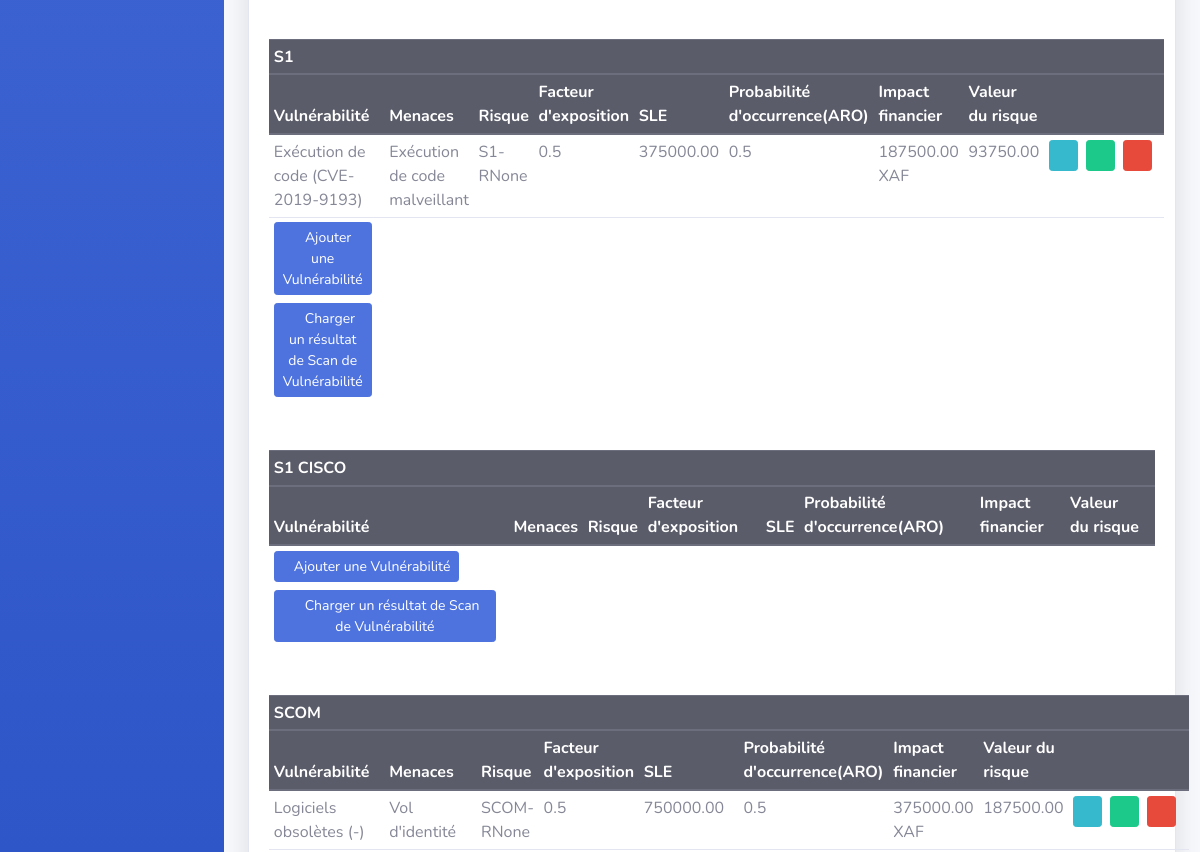
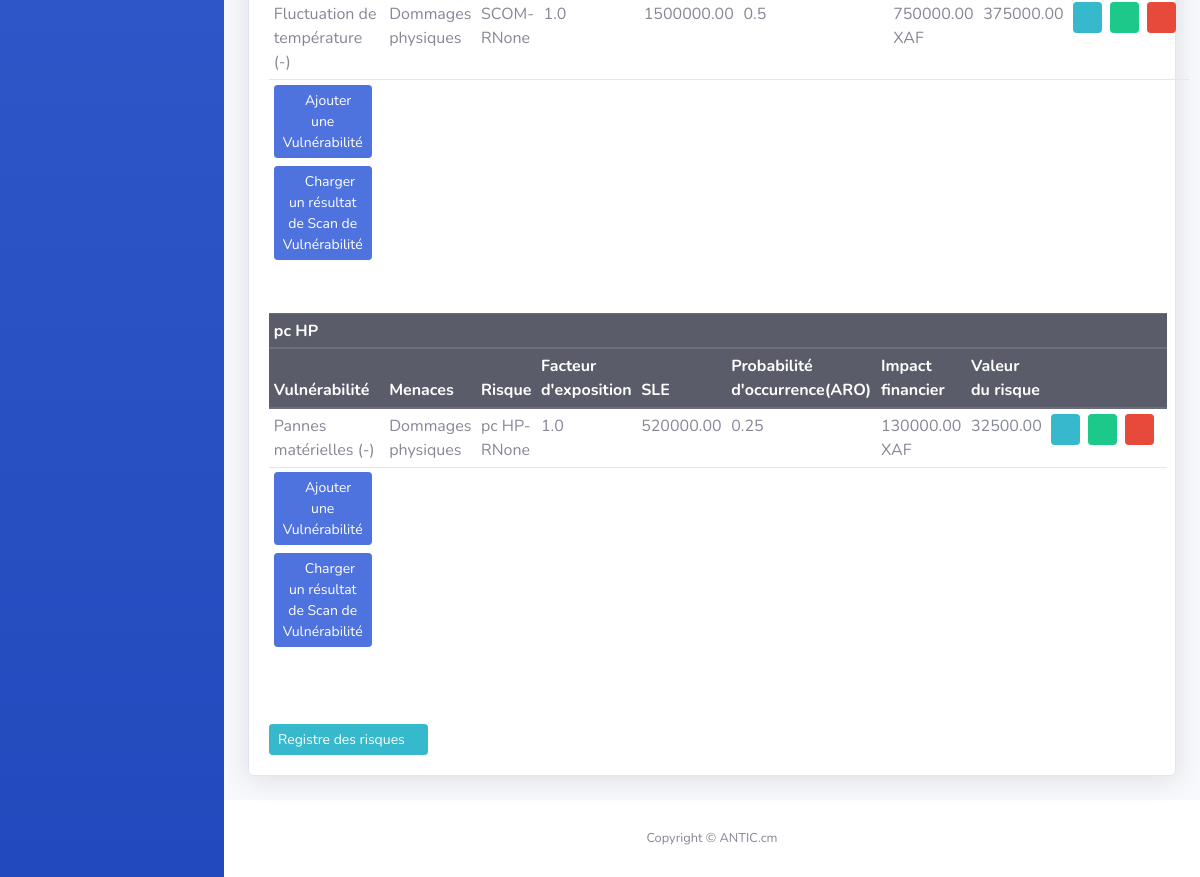
Page /vulnerabilite (lower part) on the earlier database version (2 pictures, top to bottom).
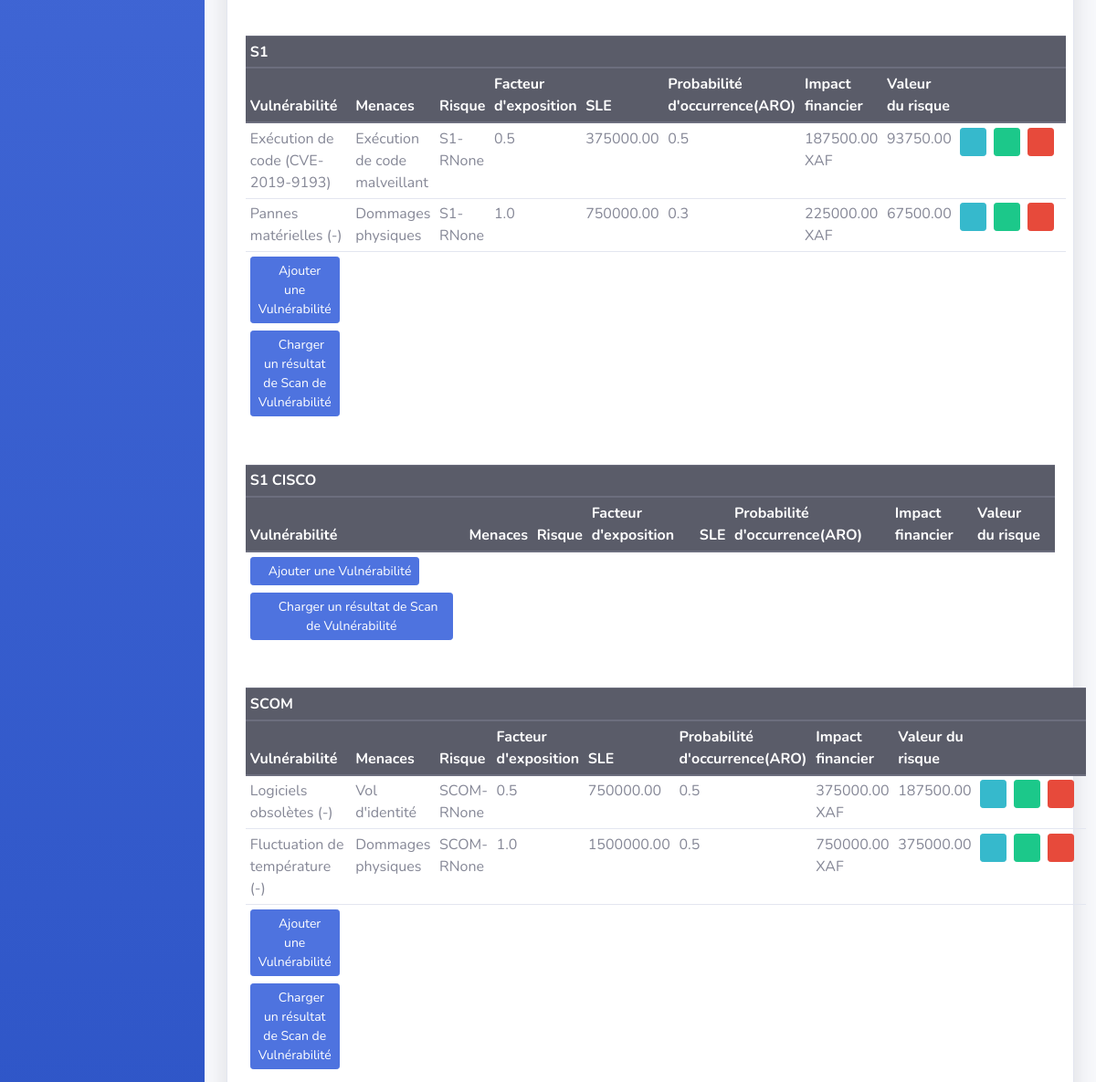
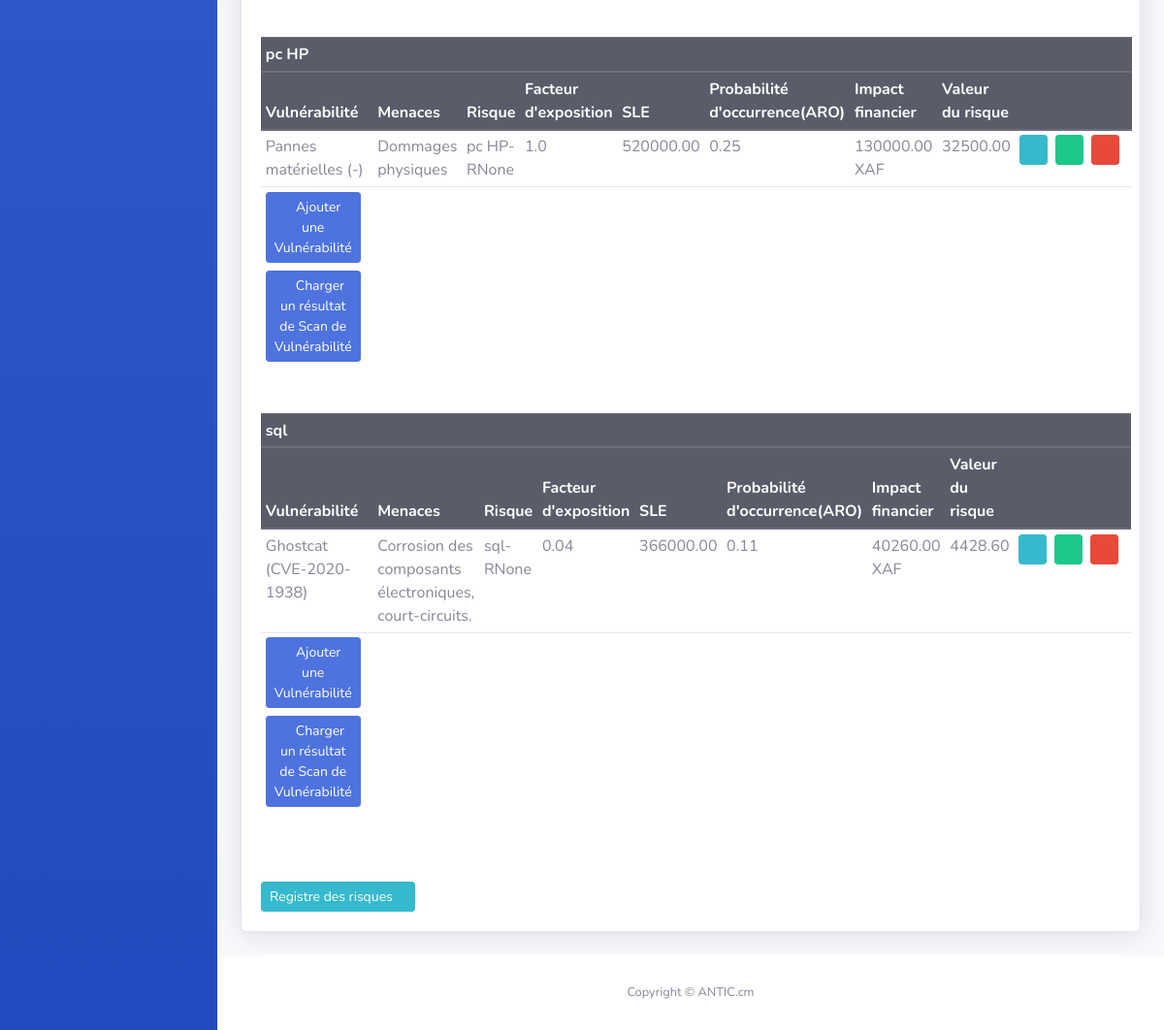
Same page on the later database version (2 pictures, top to bottom).
### analyse_risques/models.py (models this page shows, shortened)
class Asset(models.Model):
    class Meta:
        verbose_name = "Actif"
    CRITICITE_CHOICES = [
        ('1', '1'),
        ('2', '2'),
        ('3', '3'),
        ('4', '4'),
        ('5', '5'),
    ]
    type_actif = models.ForeignKey(TypeActif, on_delete=models.CASCADE)
    nom_actif = models.CharField(max_length=200)
    description = models.CharField(max_length=200)
    valeur_unitaire_actif = models.IntegerField()
    cout_installation = models.IntegerField()
    cout_entretien = models.IntegerField()
    va = models.IntegerField(editable=False)  # Empêche l'édition manuelle de ce champ dans l'admin
    valeur_indisponibilite = models.IntegerField()
    criticite = models.CharField(max_length=1, choices=CRITICITE_CHOICES)  # Nouveau champ pour la criticité
    def __str__(self):
        return f"{self.nom_actif}"

class EvaluationRisque(models.Model):
    actif = models.ForeignKey(Asset, on_delete=models.CASCADE)
    menaces = models.ForeignKey(Menace, null=True, blank=True, on_delete=models.CASCADE)
    vulnerabilite = models.ForeignKey(Vunlerabilite, on_delete=models.CASCADE)
    id = models.AutoField(primary_key=True)
    risque = models.CharField(max_length=100, blank=True, editable=False)
    valeur_risque = models.IntegerField()
    facteur_exposition = models.FloatField()
    probabilite_occurrence = models.IntegerField(validators=[validate_probabilite]) #ou ARO(Annual rate of occurence)
    sle = models.FloatField(default=0) #facteur_expostion * valeur_actif
    impact_financier = models.FloatField(null=True, blank=True)

class Vunlerabilite(models.Model):
    nom = models.CharField(max_length=200)
    code_cve = models.CharField(max_length=20)
    description = models.TextField()
    domaine = models.ForeignKey(Domaine, on_delete=models.SET_NULL, null=True, blank=True)
    def __str__(self):
        return f"{self.nom} ({self.code_cve})"

class Menace(models.Model):
    nom_menace = models.CharField(max_length=200)
    description = models.TextField(blank=True, null=True)
    vulnerabilte = models.ManyToManyField('Vunlerabilite')
    def __str__(self):
        return f"{self.nom_menace}"

### analyse_risques/views.py (the view, shortened to what this page needs)
# urls.py: path('vulnerabilite', views.vulnerabilite, name='vulnerabilite'),
def vulnerabilite(request):
    actifs = Asset.objects.all()
    form = forms.AnalyseForm()
    context = {
        'actifs': actifs,
        'form': form,
    }
    return render(request, "analyse_risques/analyse.html", context)

### analyse_risques/templates/analyse_risques/analyse.html (shortened to what this page needs)
{% extends 'analyse_risques/main.html' %}
{% block content %}
<div class="container-fluid">
          <div class="card shadow mb-4 mt-4">
            <div class="card-body mt-3">
                <div id="table_recette" class="content-table">
                  {% for asset in actifs %}
                  <table class="table table-sm dataTable_actif">
                    <thead class="thead-dark">
                      <tr>
                          <th colspan="9">{{ asset.nom_actif }}</th>
                      </tr>
                      <tr>
                          <th>Vulnérabilité</th>
                          <th>Menaces</th>
                          <th>Risque</th>
                          <th>Facteur d'exposition</th>
                          <th>SLE</th>
                          <th>Probabilité d'occurrence(ARO)</th>
                          <th>Impact financier</th>
                          <th>Valeur du risque</th>
                          <th> </th>
                      </tr>
                    </thead>
                    <tbody>
                      {% for evaluation in asset.evaluationrisque_set.all %}
                      <tr>
                          <td>{{ evaluation.vulnerabilite }}</td>
                          <td>{{ evaluation.menaces }}</td>
                          <td>{{ evaluation.risque }}</td>
                          <td>{{ evaluation.facteur_exposition }} </td>
                          <td>{{ evaluation.sle|floatformat:"2" }}</td>
                          <td>{{ evaluation.probabilite_occurrence }}</td>
                          <td>{{ evaluation.impact_financier|floatformat:"2" }} XAF</td>
                          <td>{{ evaluation.valeur_risque|floatformat:"2" }}</td>
                          <td>
                            <div class="d-flex justify-content-center">
                                <a href=" " class="btn btn-info btn-sm mr-2">
                                    <i class="fas fa-info-circle"></i>
                                </a>
                                <a type="button" href="" class="btn btn-success btn-sm mr-2" data-toggle="modal" data-target="#exampleModal-{{ item.structure.id }}">
                                    <i class="fas fa-edit"></i>
                                </a>
                                <a type="button" href="" class="btn btn-danger btn-sm mr-2" data-toggle="modal" data-target="#modaldelete-{{ item.structure.id }}">
                                    <i class="fas fa-trash"></i>
                                </a>
                            </div>
                          </td>
                      </tr>
                      {% endfor %}
                    </tbody>
                    <tfoot>
                      <tr>
                        <td>
                          <button type="button" href="" class="btn btn-primary btn-sm mr-2 mb-2" data-toggle="modal" data-target="#exampleModal-{{ asset.id }}">
                            <i class="fa fa-plus"></i>Ajouter une Vulnérabilité
                          </button>
                            <button type="button" class="btn btn-primary btn-sm mr-2 mb-2" onclick="document.getElementById('fileInput-{{ asset.id }}').click();">
                                <i class="fas fa-file-invoice"></i> Charger un résultat de Scan de Vulnérabilité
                            </button>
                        </td>
                        <td> </td>
                        <td> </td>
                        <td> </td>
                        <td> </td>
                        <td> </td>
                        <td> </td>
                        <td> </td>
                        <td>
                        </td>
                    </tr>
                    </tfoot>
                  </table>
                  <br>
                  {% endfor %}
                  <br>
                  <a type="button" href="{% url 'registre_risque' %}" class="btn btn-info btn-sm">Registre des risques <i class="fas fa-arrow-right"></i>
                  </a type="button">
                </div>
            </div>
          </div>
</div>
{% endblock %}

Differences in the rows shown:
added EvaluationRisque: vulnerabilite "Pannes matérielles (-)", menaces "Dommages physiques", risque "S1-RNone", facteur_exposition "1.0", sle "750000.00", probabilite_occurrence "0.3", impact_financier "225000.00", valeur_risque "67500.00", shown under Asset (number 1 of 5 on the later page)
added Asset: nom_actif "sql"
added EvaluationRisque: vulnerabilite "Ghostcat (CVE-2020-1938)", menaces "Corrosion des composants électroniques, court-circuits.", risque "sql-RNone", facteur_exposition "0.04", sle "366000.00", probabilite_occurrence "0.11", impact_financier "40260.00", valeur_risque "4428.60", shown under "sql"
